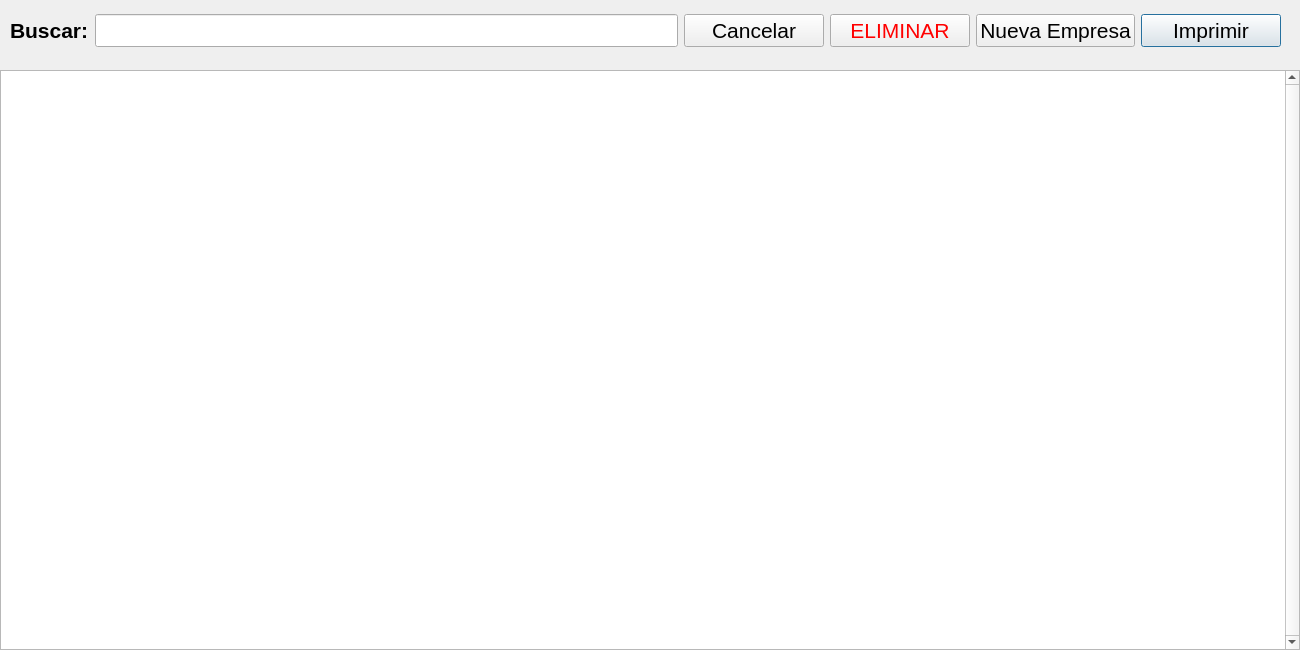
<?xml version="1.0" encoding="UTF-8"?>
<ui version="4.0">
 <class>EmpresaBuscar</class>
 <widget class="QDialog" name="EmpresaBuscar">
  <property name="windowModality">
   <enum>Qt::NonModal</enum>
  </property>
  <property name="geometry">
   <rect>
    <x>0</x>
    <y>0</y>
    <width>1300</width>
    <height>650</height>
   </rect>
  </property>
  <property name="sizePolicy">
   <sizepolicy hsizetype="Maximum" vsizetype="Maximum">
    <horstretch>0</horstretch>
    <verstretch>0</verstretch>
   </sizepolicy>
  </property>
  <property name="minimumSize">
   <size>
    <width>700</width>
    <height>500</height>
   </size>
  </property>
  <property name="maximumSize">
   <size>
    <width>1300</width>
    <height>700</height>
   </size>
  </property>
  <property name="contextMenuPolicy">
   <enum>Qt::NoContextMenu</enum>
  </property>
  <property name="windowTitle">
   <string notr="true">Buscar Empresa</string>
  </property>
  <property name="windowIcon">
   <iconset resource="Icons.qrc">
    <normaloff>:/icon|s/icons/logoTruck.png</normaloff>:/icon|s/icons/logoTruck.png</iconset>
  </property>
  <property name="toolTip">
   <string notr="true"/>
  </property>
  <property name="statusTip">
   <string notr="true"/>
  </property>
  <property name="whatsThis">
   <string notr="true"/>
  </property>
  <property name="accessibleName">
   <string notr="true"/>
  </property>
  <property name="accessibleDescription">
   <string notr="true"/>
  </property>
  <property name="windowFilePath">
   <string notr="true"/>
  </property>
  <widget class="QTableView" name="tableView">
   <property name="geometry">
    <rect>
     <x>0</x>
     <y>70</y>
     <width>1300</width>
     <height>580</height>
    </rect>
   </property>
   <property name="sizePolicy">
    <sizepolicy hsizetype="Fixed" vsizetype="Fixed">
     <horstretch>0</horstretch>
     <verstretch>0</verstretch>
    </sizepolicy>
   </property>
   <property name="minimumSize">
    <size>
     <width>1300</width>
     <height>500</height>
    </size>
   </property>
   <property name="maximumSize">
    <size>
     <width>1300</width>
     <height>700</height>
    </size>
   </property>
   <property name="font">
    <font>
     <pointsize>16</pointsize>
    </font>
   </property>
   <property name="frameShape">
    <enum>QFrame::StyledPanel</enum>
   </property>
   <property name="frameShadow">
    <enum>QFrame::Plain</enum>
   </property>
   <property name="lineWidth">
    <number>0</number>
   </property>
   <property name="verticalScrollBarPolicy">
    <enum>Qt::ScrollBarAlwaysOn</enum>
   </property>
   <property name="horizontalScrollBarPolicy">
    <enum>Qt::ScrollBarAsNeeded</enum>
   </property>
   <property name="autoScrollMargin">
    <number>25</number>
   </property>
   <property name="editTriggers">
    <set>QAbstractItemView::DoubleClicked|QAbstractItemView::EditKeyPressed</set>
   </property>
   <property name="tabKeyNavigation">
    <bool>false</bool>
   </property>
   <property name="showDropIndicator" stdset="0">
    <bool>false</bool>
   </property>
   <property name="dragDropOverwriteMode">
    <bool>false</bool>
   </property>
   <property name="alternatingRowColors">
    <bool>true</bool>
   </property>
   <property name="selectionMode">
    <enum>QAbstractItemView::SingleSelection</enum>
   </property>
   <property name="selectionBehavior">
    <enum>QAbstractItemView::SelectRows</enum>
   </property>
   <property name="textElideMode">
    <enum>Qt::ElideMiddle</enum>
   </property>
   <property name="wordWrap">
    <bool>false</bool>
   </property>
   <property name="cornerButtonEnabled">
    <bool>false</bool>
   </property>
   <attribute name="horizontalHeaderDefaultSectionSize">
    <number>150</number>
   </attribute>
   <attribute name="horizontalHeaderHighlightSections">
    <bool>false</bool>
   </attribute>
   <attribute name="horizontalHeaderMinimumSectionSize">
    <number>150</number>
   </attribute>
   <attribute name="horizontalHeaderStretchLastSection">
    <bool>false</bool>
   </attribute>
   <attribute name="verticalHeaderVisible">
    <bool>false</bool>
   </attribute>
   <attribute name="verticalHeaderDefaultSectionSize">
    <number>30</number>
   </attribute>
   <attribute name="verticalHeaderHighlightSections">
    <bool>false</bool>
   </attribute>
   <attribute name="verticalHeaderMinimumSectionSize">
    <number>30</number>
   </attribute>
  </widget>
  <widget class="QWidget" name="horizontalLayoutWidget">
   <property name="geometry">
    <rect>
     <x>10</x>
     <y>10</y>
     <width>1271</width>
     <height>41</height>
    </rect>
   </property>
   <layout class="QHBoxLayout" name="horizontalLayout">
    <property name="spacing">
     <number>6</number>
    </property>
    <item>
     <widget class="QLabel" name="label">
      <property name="font">
       <font>
        <pointsize>16</pointsize>
        <weight>75</weight>
        <bold>true</bold>
       </font>
      </property>
      <property name="text">
       <string>Buscar:</string>
      </property>
     </widget>
    </item>
    <item>
     <widget class="QLineEdit" name="lineEditBuscar">
      <property name="font">
       <font>
        <family>Arial</family>
        <pointsize>16</pointsize>
       </font>
      </property>
     </widget>
    </item>
    <item>
     <widget class="QPushButton" name="pushButtonCancelar">
      <property name="minimumSize">
       <size>
        <width>140</width>
        <height>0</height>
       </size>
      </property>
      <property name="font">
       <font>
        <pointsize>16</pointsize>
       </font>
      </property>
      <property name="text">
       <string>Cancelar</string>
      </property>
      <property name="autoDefault">
       <bool>false</bool>
      </property>
      <property name="flat">
       <bool>false</bool>
      </property>
     </widget>
    </item>
    <item>
     <widget class="QPushButton" name="pushButtonEliminar">
      <property name="minimumSize">
       <size>
        <width>140</width>
        <height>0</height>
       </size>
      </property>
      <property name="font">
       <font>
        <pointsize>16</pointsize>
       </font>
      </property>
      <property name="styleSheet">
       <string notr="true">color: red;</string>
      </property>
      <property name="text">
       <string>ELIMINAR</string>
      </property>
      <property name="autoDefault">
       <bool>false</bool>
      </property>
      <property name="flat">
       <bool>false</bool>
      </property>
     </widget>
    </item>
    <item>
     <widget class="QPushButton" name="pushButtonNuevoEmpresa">
      <property name="minimumSize">
       <size>
        <width>140</width>
        <height>0</height>
       </size>
      </property>
      <property name="font">
       <font>
        <pointsize>16</pointsize>
       </font>
      </property>
      <property name="text">
       <string>Nueva Empresa</string>
      </property>
      <property name="autoDefault">
       <bool>false</bool>
      </property>
      <property name="flat">
       <bool>false</bool>
      </property>
     </widget>
    </item>
    <item>
     <widget class="QPushButton" name="pushButtonImprimir">
      <property name="minimumSize">
       <size>
        <width>140</width>
        <height>0</height>
       </size>
      </property>
      <property name="font">
       <font>
        <pointsize>16</pointsize>
       </font>
      </property>
      <property name="text">
       <string>Imprimir</string>
      </property>
      <property name="autoDefault">
       <bool>true</bool>
      </property>
      <property name="default">
       <bool>true</bool>
      </property>
     </widget>
    </item>
   </layout>
  </widget>
 </widget>
 <resources>
  <include location="Icons.qrc"/>
 </resources>
 <connections/>
</ui>
